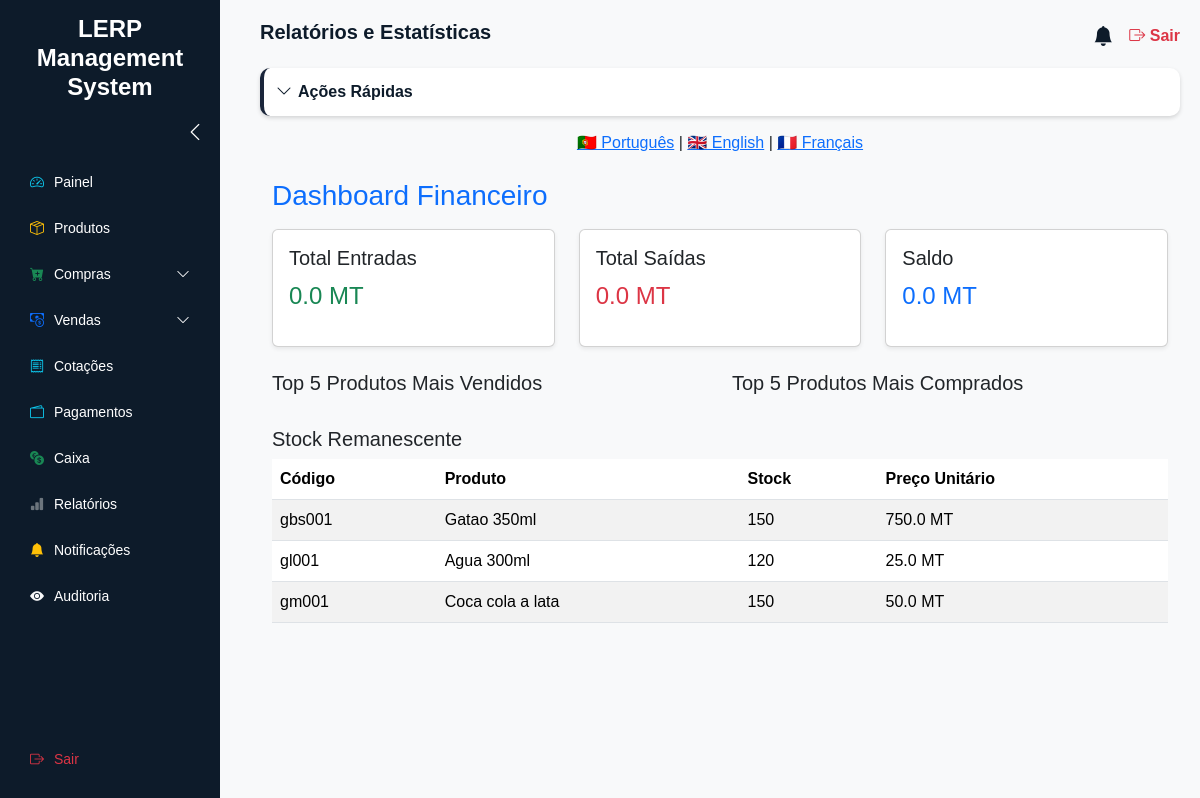
/relatorios/, run on the app's committed database.
### modulos/produtos/models.py (models this page shows, shortened)
class Produto(db.Model):
    __tablename__ = "produtos"
    id = db.Column(db.Integer, primary_key=True)
    codigo = db.Column(db.String(20), unique=True, nullable=False)
    nome = db.Column(db.String(100), nullable=False)
    categoria = db.Column(db.String(50), nullable=False)
    preco_unitario = db.Column(db.Float, nullable=False)
    preco_venda = db.Column(db.Float)
    stock = db.Column(db.Integer, nullable=False, default=0)
    estado = db.Column(db.String(20), default="Normal")  # Normal ou Alerta
    criado_em = db.Column(db.DateTime, default=datetime.utcnow)

### modulos/relatorios/routes.py (the view)
@relatorios_bp.route("/")
def dashboard():
    vendas_produtos = (
        db.session.query(Venda.produto, func.sum(Venda.quantidade).label("total_vendido"))
        .group_by(Venda.produto)
        .order_by(func.sum(Venda.quantidade).desc())
        .all()
    )
    top_vendidos = vendas_produtos[:5]
    compras_produtos = (
        db.session.query(Compra.produto, func.sum(Compra.quantidade).label("total_comprado"))
        .group_by(Compra.produto)
        .order_by(func.sum(Compra.quantidade).desc())
        .all()
    )
    top_comprados = compras_produtos[:5]
    produtos = Produto.query.all()
    total_entradas = db.session.query(func.sum(Pagamento.valor)).scalar() or 0.0
    total_saidas = (
        db.session.query(func.sum(Caixa.valor))
        .filter(Caixa.tipo == "saida")
        .scalar()
        or 0.0
    )
    saldo = total_entradas - total_saidas
    return render_template(
        "relatorios/dashboard.html",
        top_vendidos=top_vendidos,
        top_comprados=top_comprados,
        produtos=produtos,
        total_entradas=total_entradas,
        total_saidas=total_saidas,
        saldo=saldo,
        titulo_pagina=_("Relatórios e Estatísticas"),
        titulo_top_vendidos=_("Top 5 Produtos Mais Vendidos"),
        titulo_top_comprados=_("Top 5 Produtos Mais Comprados"),
        titulo_stock=_("Stock Remanescente"),
        titulo_caixa=_("Movimentação do Caixa"),
        titulo_saldo=_("Saldo Financeiro Atual"),
    )

### templates/relatorios/dashboard.html (shortened to what this page needs)
{% extends "base.html" %}
{% block content %}
<div class="container mt-4">
    <h3 class="text-primary">{{ _("Dashboard Financeiro") }}</h3>
    <div class="row my-3">
        <div class="col-md-4">
            <div class="card p-3 shadow-sm">
                <h5>{{ _("Total Entradas") }}</h5>
                <p class="fs-4 text-success">{{ total_entradas }} MT</p>
            </div>
        </div>
        <div class="col-md-4">
            <div class="card p-3 shadow-sm">
                <h5>{{ _("Total Saídas") }}</h5>
                <p class="fs-4 text-danger">{{ total_saidas }} MT</p>
            </div>
        </div>
        <div class="col-md-4">
            <div class="card p-3 shadow-sm">
                <h5>{{ _("Saldo") }}</h5>
                <p class="fs-4 text-primary">{{ saldo }} MT</p>
            </div>
        </div>
    </div>
    <div class="row my-4">
        <div class="col-md-6">
            <h5>{{ _("Top 5 Produtos Mais Vendidos") }}</h5>
        </div>
        <div class="col-md-6">
            <h5>{{ _("Top 5 Produtos Mais Comprados") }}</h5>
        </div>
    </div>
    <div class="my-4">
        <h5>{{ _("Stock Remanescente") }}</h5>
        <table class="table table-striped">
            <thead>
                <tr>
                    <th>{{ _("Código") }}</th>
                    <th>{{ _("Produto") }}</th>
                    <th>{{ _("Stock") }}</th>
                    <th>{{ _("Preço Unitário") }}</th>
                </tr>
            </thead>
            <tbody>
                {% for p in produtos %}
                <tr>
                    <td>{{ p.codigo }}</td>
                    <td>{{ p.nome }}</td>
                    <td>{{ p.stock }}</td>
                    <td>{{ p.preco_unitario }} MT</td>
                </tr>
                {% endfor %}
            </tbody>
        </table>
    </div>
</div>
{% endblock %}

### templates/base.html (style rules this page uses)
body { font-family: Arial, sans-serif; background: #f8f9fa; }

### data on the page
Produto: codigo "gbs001", nome "Gatao 350ml", stock "150", preco_unitario "750.0"
Produto: codigo "gl001", nome "Agua 300ml", stock "120", preco_unitario "25.0"
Produto: codigo "gm001", nome "Coca cola a lata", stock "150", preco_unitario "50.0"

### other printed values
{{ titulo_pagina or _("LERP Management System") }} "Relatórios e Estatísticas"
{{ total_entradas }} "0.0"
{{ total_saidas }} "0.0"
{{ saldo }} "0.0"
